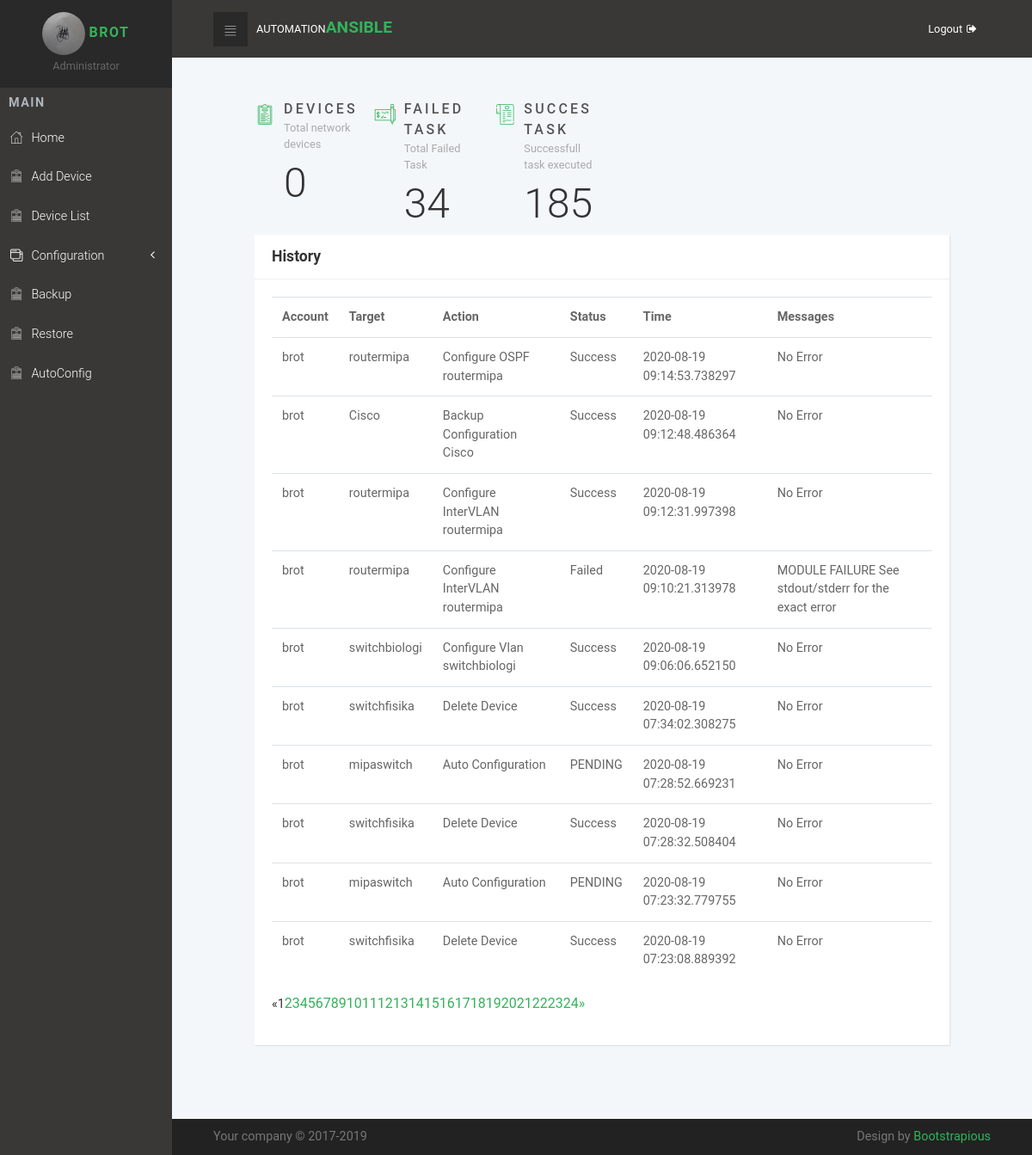
The app's page / (signed in) with its own data.
### users/models.py (models this page shows, shortened)
class Profile(models.Model):
    user = models.OneToOneField(User, on_delete=models.CASCADE)
    image = models.ImageField(default='default.jpg', upload_to='profile_pics')

### Automation/models.py (models this page shows, shortened)
class log(models.Model):
    account = models.CharField(max_length=255, default="")
    targetss = models.CharField(max_length=255, default="")
    action = models.CharField(max_length=255, default="")
    status = models.CharField(max_length=255, default="")
    time = models.CharField(max_length=255, default="")
    messages = models.CharField(max_length=255, default="")

### Automation/views.py (the view)
# urls.py: path('', views.home, name='Ansible-home'),
@login_required
def home(request):
    all_device = AnsibleNetworkHost.objects.all()
    failure = log.objects.all().filter(status='Failed')
    successful = log.objects.all().filter(status='Success')
    logs = log.objects.all().order_by('-time')
    coba = request.GET.get('page', 1)
    paginator = Paginator(logs, 10)
    try:
        pages = paginator.page(coba)
    except PageNotAnInteger:
        pages = paginator.page(1)
    except EmptyPage:
        pages = paginator.page(paginator.num_pages)
    context = {
        'all_device': len(all_device),
        'failure': len(failure),
        'successful': len(successful),
        'pages': pages
    }
    return render(request, 'ansibleweb/home.html', context)

### Automation/templates/ansibleweb/home.html
{% extends "ansibleweb/base.html" %}
{% block content %}
<section class="dashboard-counts section-padding">
    <div class="container-fluid dashboard-content">
      <div class="row">
        <div class="col-xl-2 col-md-4 col-6">
          <div class="wrapper count-title d-flex">
            <div class="icon"><i class="icon-padnote"></i></div>
            <div class="name"><strong class="text-uppercase" href="{% url 'device' %}">Devices</strong><span>Total network devices</span>
              <div class="count-number">{{ all_device }}</div>
            </div>
          </div>
        </div>
        <div class="col-xl-2 col-md-4 col-6">
          <div class="wrapper count-title d-flex">
            <div class="icon"><i class="icon-check"></i></div>
            <div class="name"><strong class="text-uppercase">Failed Task</strong><span>Total Failed Task</span>
              <div class="count-number">{{ failure }}</div>
            </div>
          </div>
        </div>
        <div class="col-xl-2 col-md-4 col-6">
          <div class="wrapper count-title d-flex">
            <div class="icon"><i class="icon-bill"></i></div>
            <div class="name"><strong class="text-uppercase">Succes Task</strong><span>Successfull task executed</span>
              <div class="count-number">{{ successful }}</div>
            </div>
          </div>
        </div>
      </div>
      <div class="row d-flex align-items-md-stretch">
        <div class="col-xl-12 col-lg-12 col-md-12 col-sm-12 col-12">
            <div class="card">
                <div class="card-header d-flex align-items-center">
                    <h4>History</h4>
                </div>
                <div class="card-body">
                   <table class="table">
                       <tr>
                           <th>Account</th>
                           <th>Target</th>
                           <th>Action</th>
                           <th>Status</th>
                           <th>Time</th>
                           <th>Messages</th>
                       </tr>
                       {% for page in pages %}
                            <tr>
                                <td>{{ page.account }}</td>
                                <td>{{ page.targetss }}</td>
                                <td>{{ page.action }}</td>
                                <td>{{ page.status }} </td>
                                <td>{{ page.time }}</td>
                                <td>{{ page.messages }}</td>
                            </tr>
                        {% endfor %}
                   </table>
                   <ul class="pagination align-items-center">
                     {% if pages.has_previous %}
                       <li><a href="?page={{ pages.previous_page_number }}">«</a></li>
                     {% else %}
                       <li class="disabled"><span>«</span></li>
                     {% endif %}
                     {% for i in pages.paginator.page_range %}
                       {% if pages.number == i %}
                         <li class="active"><span>{{ i }} <span class="sr-only">(current)</span></span></li>
                       {% else %}
                         <li><a href="?page={{ i }}">{{ i }}</a></li>
                       {% endif %}
                     {% endfor %}
                     {% if pages.has_next %}
                       <li><a href="?page={{ pages.next_page_number }}">»</a></li>
                     {% else %}
                       <li class="disabled"><span>»</span></li>
                     {% endif %}
                   </ul>
                </div>
            </div>
        </div>
      </div>
    </div>
  </section>
{% endblock content %}

### Automation/templates/ansibleweb/base.html (shortened to what this page needs)
<!DOCTYPE html>
<html>
  {% load static %}
  <head>
    <link rel="stylesheet" href="{% static 'vendor/bootstrap/css/bootstrap.min.css' %}">
    <link rel="stylesheet" href="{% static 'vendor/font-awesome/css/font-awesome.min.css' %}">
    <link rel="stylesheet" href="{% static 'css/fontastic.css' %}">
    <link rel="stylesheet" href="{% static 'css/grasp_mobile_progress_circle-1.0.0.min.css' %}">
    <link rel="stylesheet" href="{% static 'vendor/malihu-custom-scrollbar-plugin/jquery.mCustomScrollbar.css' %}">
    <link rel="stylesheet" href="{% static 'css/style.default.css' %}" id="theme-stylesheet">
    <link rel="stylesheet" href="{% static 'css/custom.css' %}">
    <link rel="stylesheet" type="text/css" href="{% static 'css/vis.css' %}">
  </head>
  <body>
    <nav class="side-navbar">
        <div class="side-navbar-wrapper">
          <div class="sidenav-header d-flex align-items-center justify-content-center">
            <div class="sidenav-header-inner text-center"><img src="{{ user.profile.image.url }}" alt="person" class="img-fluid rounded-circle">
              <a href="{% url 'profile' %}"><h2 class="h5">{{ user.username }}</h2></a><span>Administrator</span>
            </div>
          </div>
          <div class="main-menu">
            <h5 class="sidenav-heading">Main</h5>
            <ul id="side-main-menu" class="side-menu list-unstyled">
              <li><a href="{% url 'Ansible-home' %}"> <i class="icon-home"></i>Home                             </a></li>
              <li><a href="{% url 'host-create' %}"> <i class="icon-form"></i>Add Device                            </a></li>
              <li><a href="{% url 'device' %}"> <i class="icon-form"></i>Device List                            </a></li>
              <li><a href="#coba" aria-expanded="false" data-toggle="collapse"> <i class="icon-interface-windows"></i>Configuration </a>
              </li>
              <li><a href="{% url 'backup' %}"> <i class="icon-form"></i>Backup</a></li>
            <li><a href="{% url 'restore-cisco' %}"> <i class="icon-form"></i>Restore</a></li>
            <li><a href="{% url 'arp' %}"> <i class="icon-form"></i>AutoConfig</a></li>
            </ul>
          </div>
        </div>
      </nav>
      <div class="page">
        <header class="header">
          <nav class="navbar">
            <div class="container-fluid">
              <div class="navbar-holder d-flex align-items-center justify-content-between">
                <div class="navbar-header"><a id="toggle-btn" href="#" class="menu-btn"><i class="icon-bars"> </i></a><a href="index.html" class="navbar-brand">
                    <div class="brand-text d-none d-md-inline-block"><span>Automation </span><strong class="text-primary">Ansible</strong></div></a></div>
                <ul class="nav-menu list-unstyled d-flex flex-md-row align-items-md-center">
                  <li class="nav-item"><a href="{% url 'logout' %}" class="nav-link logout"> <span class="d-none d-sm-inline-block">Logout</span><i class="fa fa-sign-out"></i></a></li>
                </ul>
              </div>
            </div>
          </nav>
        </header>
        <section>
          <div class="container-fluid">
      {% block content %}{% endblock %}
    </div>
    </section>
      <footer class="main-footer">
        <div class="container-fluid">
          <div class="row">
            <div class="col-sm-6">
              <p>Your company &copy; 2017-2019</p>
            </div>
            <div class="col-sm-6 text-right">
              <p>Design by <a href="https://bootstrapious.com/p/bootstrap-4-dashboard" class="external">Bootstrapious</a></p>
            </div>
          </div>
        </div>
      </footer>
    </div>
  </body>
</html>

### records on screen
log: account "brot", targetss "routermipa", action "Configure OSPF routermipa", status "Success", time "2020-08-19 09:14:53.738297", messages "No Error"
log: account "brot", targetss "Cisco", action "Backup Configuration Cisco", status "Success", time "2020-08-19 09:12:48.486364", messages "No Error"
log: account "brot", targetss "routermipa", action "Configure InterVLAN routermipa", status "Success", time "2020-08-19 09:12:31.997398", messages "No Error"
log: account "brot", targetss "routermipa", action "Configure InterVLAN routermipa", status "Failed", time "2020-08-19 09:10:21.313978", messages "MODULE FAILURE See stdout/stderr for the exact error"
log: account "brot", targetss "switchbiologi", action "Configure Vlan switchbiologi", status "Success", time "2020-08-19 09:06:06.652150", messages "No Error"
log: account "brot", targetss "switchfisika", action "Delete Device", status "Success", time "2020-08-19 07:34:02.308275", messages "No Error"
log: account "brot", targetss "mipaswitch", action "Auto Configuration", status "PENDING", time "2020-08-19 07:28:52.669231", messages "No Error"
log: account "brot", targetss "switchfisika", action "Delete Device", status "Success", time "2020-08-19 07:28:32.508404", messages "No Error"
log: account "brot", targetss "mipaswitch", action "Auto Configuration", status "PENDING", time "2020-08-19 07:23:32.779755", messages "No Error"
log: account "brot", targetss "switchfisika", action "Delete Device", status "Success", time "2020-08-19 07:23:08.889392", messages "No Error"

### other values on screen
{{ user.username }} "BROT"
{{ all_device }} "0"
{{ failure }} "34"
{{ successful }} "185"
{{ i }} "1"
{{ i }} "2" "3" "4" "5" "6" "7" "8" "9" "10" "11" "12" "13" "14" "15" "16" "17" "18" "19" "20" "21" "22" "23" "24"
